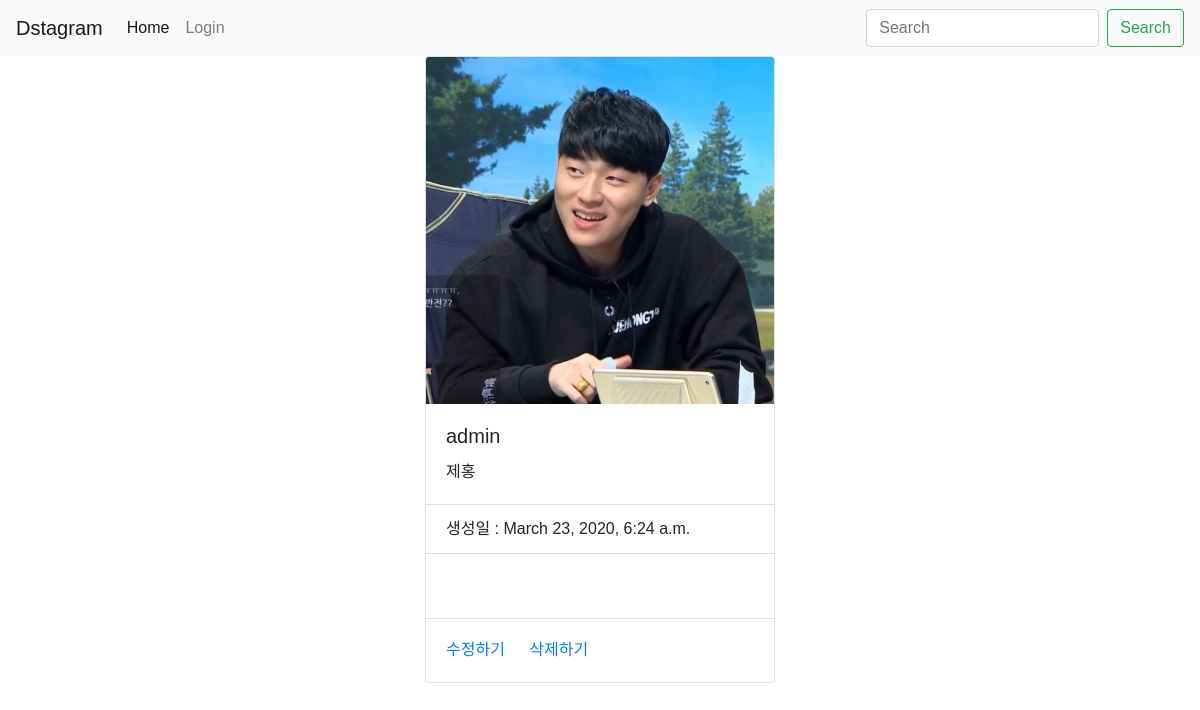
Screenshot of /detail/7/ with the database file from the repository.
### photo/models.py (models this page shows, shortened)
class Photo(models.Model):
    author = models.ForeignKey(User, on_delete=models.CASCADE, related_name='user')
    text = models.TextField(blank=True)
    image = models.ImageField(upload_to = 'timeline_photo/%Y/%m/%d')
    created = models.DateTimeField(auto_now_add=True)
    updated = models.DateTimeField(auto_now=True)
    like = models.ManyToManyField(User, related_name='like_post', blank=True)
    favorite = models.ManyToManyField(User, related_name='favorite_post', blank =True)
    class Meta:
        ordering = ['-created']

### photo/views.py (the view)
# urls.py: path(r"detail/<int:pk>/", PhotoDetail.as_view(), name = 'detail'),
class PhotoDetail(DetailView):
    model = Photo
    template_name_suffix = '_detail'

### photo/templates/photo/photo_detail.html (shortened to what this page needs)
{% extends 'base.html' %}
{% block content %}
<div class="row">
    <div class="col"></div>
    <div class="col-12 col-xl-4 col-md-4">
        <div class="card" >
            <img src=" {{ object.image.url }}" class="card-img-top" alt="...">
            <div class="card-body">
                <h5 class="card-title">{{ object.author }}</h5>
                <p class="card-text"> {{ object.text }} </p>
            </div>
            <ul class = "list-group list-group-flush">
                <li class = "list-group-item">생성일 : {{ object.created }}</li>
                <li class = "list-group-item">
                    {% load disqus_tags %}
                    <div class = "card-body">
                    </div>
                </li>
            </ul>
            <div class="card-body">
                <a href="{% url 'photo:update' object.id %}" class="card-link">수정하기</a>
                <a href="{% url 'photo:delete' object.id %}" class="card-link">삭제하기</a>
            </div>
        </div>
    </div>
    <div class="col"></div>
</div>
{% endblock %}

### layout/base.html (style rules this page uses)
* { font-family: 'Noto Sans KR', sans-serif; }

### rows the page displays
Photo: image (picture), author "admin", text "제홍", created "March 23, 2020, 6:24 a.m."
